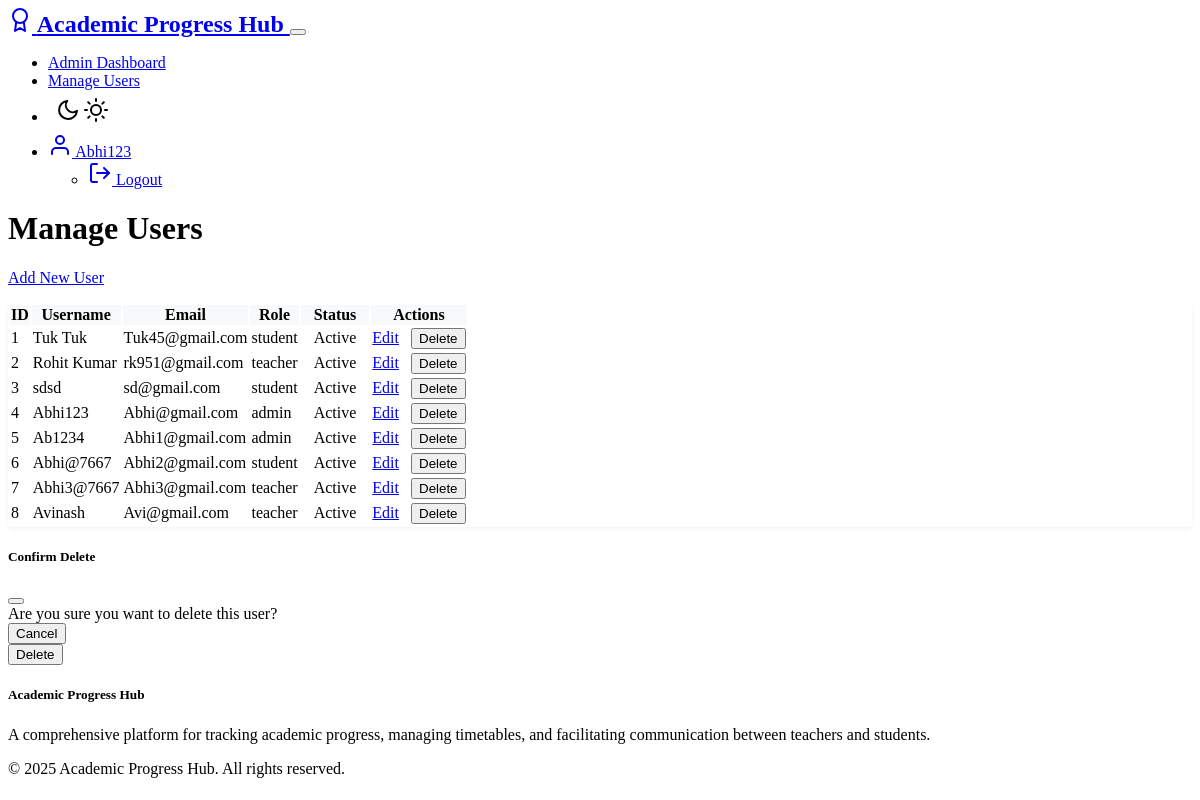
/admin/users (signed in), run on an earlier commit of the app's database.
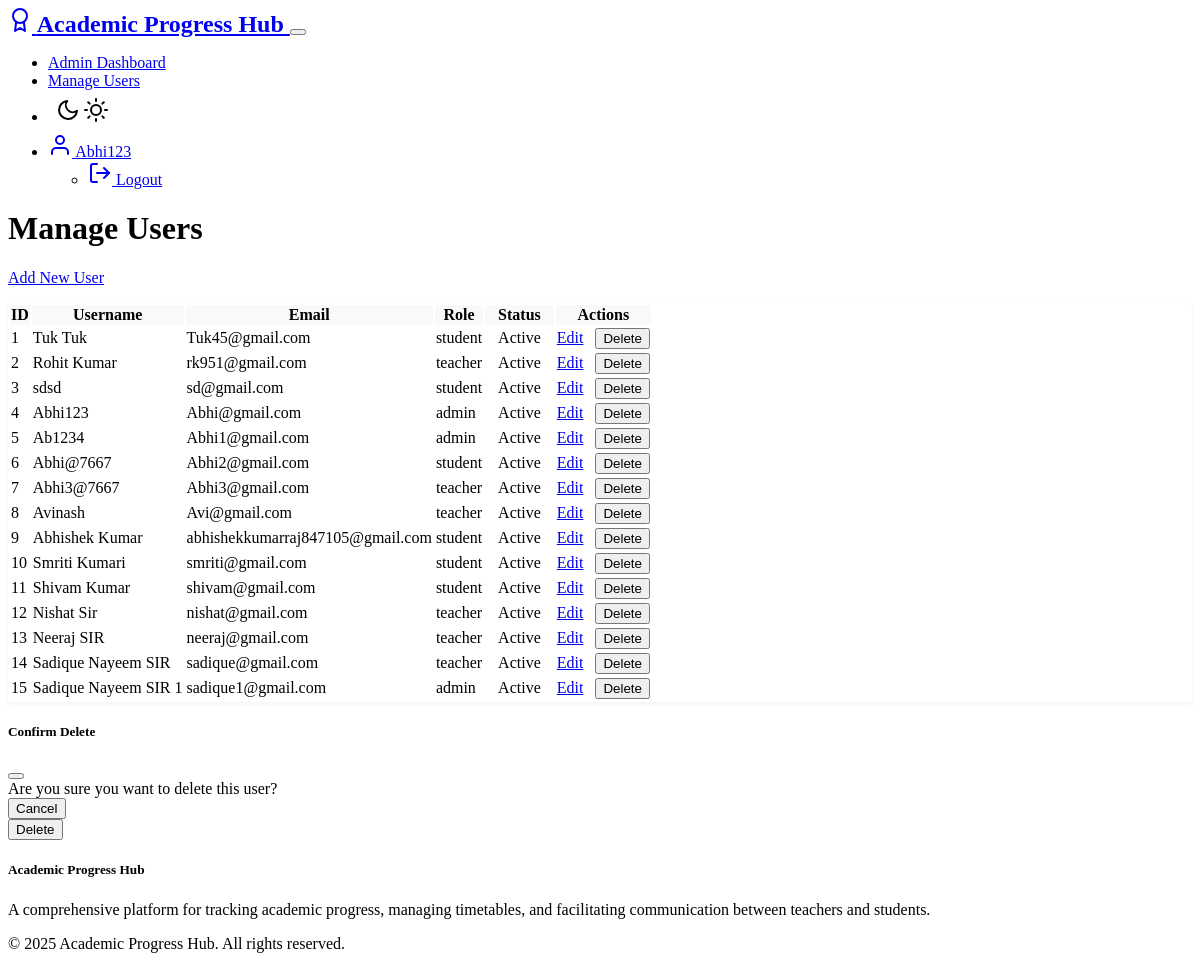
And on a later commit of the database.
### models.py (models this page shows, shortened)
class User(UserMixin, db.Model):
    __tablename__ = 'users'
    id = db.Column(db.Integer, primary_key=True)
    username = db.Column(db.String(64), unique=True, nullable=False)
    email = db.Column(db.String(120), unique=True, nullable=False)
    password_hash = db.Column(db.String(256), nullable=False)
    role = db.Column(db.String(10), nullable=False)  # 'admin', 'teacher' or 'student'
    created_at = db.Column(db.DateTime, default=datetime.utcnow)
    teacher_profile = db.relationship('Teacher', backref='user', uselist=False, cascade='all, delete-orphan')
    student_profile = db.relationship('Student', backref='user', uselist=False, cascade='all, delete-orphan')
    @property
    def is_admin(self):
        return self.role == 'admin'

### routes/admin_routes.py (the view)
    def decorated_function(*args, **kwargs):
        if not current_user.is_authenticated or not current_user.is_admin:
            flash('Access denied: Admin permissions required.', 'danger')
            return redirect(url_for('auth.login'))
        return f(*args, **kwargs)

### app.py (called while the page is built)
@login_manager.user_loader
def load_user(user_id):
    from models import User
    return User.query.get(int(user_id))

### routes/admin_routes.py (called while the page is built)
def admin_required(f):
    def decorated_function(*args, **kwargs):
        if not current_user.is_authenticated or not current_user.is_admin:
            flash('Access denied: Admin permissions required.', 'danger')
            return redirect(url_for('auth.login'))
        return f(*args, **kwargs)
    decorated_function.__name__ = f.__name__
    return login_required(decorated_function)

@admin.route('/users')
@admin_required
def manage_users():
    users = User.query.all()
    return render_template('admin/users.html', users=users)

### templates/admin/users.html (shortened to what this page needs)
{% extends "layout.html" %}
{% block content %}
<div class="container mt-4">
    <div class="d-flex justify-content-between align-items-center mb-4">
        <h1>Manage Users</h1>
        <a href="{{ url_for('admin.add_user') }}" class="btn btn-success">Add New User</a>
    </div>
    <div class="table-responsive">
        <table class="table table-striped">
            <thead>
                <tr>
                    <th>ID</th>
                    <th>Username</th>
                    <th>Email</th>
                    <th>Role</th>
                    <th>Status</th>
                    <th>Actions</th>
                </tr>
            </thead>
            <tbody>
                {% for user in users %}
                <tr>
                    <td>{{ user.id }}</td>
                    <td>{{ user.username }}</td>
                    <td>{{ user.email }}</td>
                    <td>{{ user.role }}</td>
                    <td>
                        <span class="badge {% if user.is_active %}bg-success{% else %}bg-danger{% endif %}">
                            {{ 'Active' if user.is_active else 'Inactive' }}
                        </span>
                    </td>
                    <td>
                        <a href="{{ url_for('admin.edit_user', user_id=user.id) }}" class="btn btn-sm btn-primary">Edit</a>
                        <button class="btn btn-sm btn-danger delete-user" data-user-id="{{ user.id }}">Delete</button>
                    </td>
                </tr>
                {% endfor %}
            </tbody>
        </table>
    </div>
</div>
<div class="modal fade" id="deleteModal" tabindex="-1">
    <div class="modal-dialog">
        <div class="modal-content">
            <div class="modal-header">
                <h5 class="modal-title">Confirm Delete</h5>
                <button type="button" class="btn-close" data-bs-dismiss="modal"></button>
            </div>
            <div class="modal-body">
                Are you sure you want to delete this user?
            </div>
            <div class="modal-footer">
                <button type="button" class="btn btn-secondary" data-bs-dismiss="modal">Cancel</button>
                <form id="deleteForm" method="POST">
                    <button type="submit" class="btn btn-danger">Delete</button>
                </form>
            </div>
        </div>
    </div>
</div>
{% endblock %}

### templates/layout.html (shortened to what this page needs)
<!DOCTYPE html>
<html lang="en" data-bs-theme="dark">
<head>
    <link rel="stylesheet" href="https://cdn.replit.com/agent/bootstrap-agent-dark-theme.min.css">
    <link rel="stylesheet" href="{{ url_for('static', filename='css/style.css') }}">
    {% if current_user.is_authenticated and current_user.role == 'admin' %}
    <link rel="stylesheet" href="{{ url_for('static', filename='css/admin/style.css') }}">
    {% endif %}
</head>
<body class="{% block body_class %}{% endblock %}">
    <nav class="navbar navbar-expand-lg navbar-dark bg-dark mb-4">
        <div class="container">
            <a class="navbar-brand" href="{{ url_for('index') }}">
                <span data-feather="award" class="me-2"></span>
                Academic Progress Hub
            </a>
            <button class="navbar-toggler" type="button" data-bs-toggle="collapse" data-bs-target="#navbarNav">
            </button>
            <div class="collapse navbar-collapse" id="navbarNav">
                <ul class="navbar-nav ms-auto">
                    {% if current_user.is_authenticated %}
                        {% if current_user.role == 'admin' %}
                            <li class="nav-item">
                                <a class="nav-link" href="{{ url_for('admin.admin_dashboard') }}">Admin Dashboard</a>
                            </li>
                            <li class="nav-item">
                                <a class="nav-link" href="{{ url_for('admin.manage_users') }}">Manage Users</a>
                            </li>
                        {% endif %}
                        <li class="nav-item">
                            <button class="nav-link btn theme-toggle px-2" id="themeToggle" title="Toggle Light/Dark Mode">
                                <span data-feather="moon" class="theme-icon-dark d-none"></span>
                                <span data-feather="sun" class="theme-icon-light"></span>
                            </button>
                        </li>
                        <li class="nav-item dropdown">
                            <a class="nav-link dropdown-toggle" href="#" id="userDropdown" role="button" data-bs-toggle="dropdown">
                                <span data-feather="user" class="me-1"></span>
                                {{ current_user.username }}
                            </a>
                            <ul class="dropdown-menu dropdown-menu-end">
                                <li>
                                    <a class="dropdown-item" href="{{ url_for('auth.logout') }}">
                                        <span data-feather="log-out" class="me-1"></span> Logout
                                    </a>
                                </li>
                            </ul>
                        </li>
                    {% endif %}
                </ul>
            </div>
        </div>
    </nav>
    <main class="container my-4">
        {% block content %}{% endblock %}
    </main>
    <footer class="bg-dark text-light py-4 mt-5">
        <div class="container">
            <div class="row">
                <div class="col-md-6">
                    <h5>Academic Progress Hub</h5>
                    <p>A comprehensive platform for tracking academic progress, managing timetables, and facilitating communication between teachers and students.</p>
                </div>
                <div class="col-md-6 text-md-end">
                    <p>&copy; 2025 Academic Progress Hub. All rights reserved.</p>
                </div>
            </div>
        </div>
    </footer>
</body>
</html>

What changed in the data, as far as the page shows it:
added User: id "9", username "Abhishek Kumar", email "abhishekkumarraj847105@gmail.com", role "student", is_active "Active"
added User: id "10", username "Smriti Kumari", email "smriti@gmail.com", role "student", is_active "Active"
added User: id "11", username "Shivam Kumar", email "shivam@gmail.com", role "student", is_active "Active"
added User: id "12", username "Nishat Sir", email "nishat@gmail.com", role "teacher", is_active "Active"
added User: id "13", username "Neeraj SIR", email "neeraj@gmail.com", role "teacher", is_active "Active"
added User: id "14", username "Sadique Nayeem SIR", email "sadique@gmail.com", role "teacher", is_active "Active"
added User: id "15", username "Sadique Nayeem SIR 1", email "sadique1@gmail.com", role "admin", is_active "Active"
